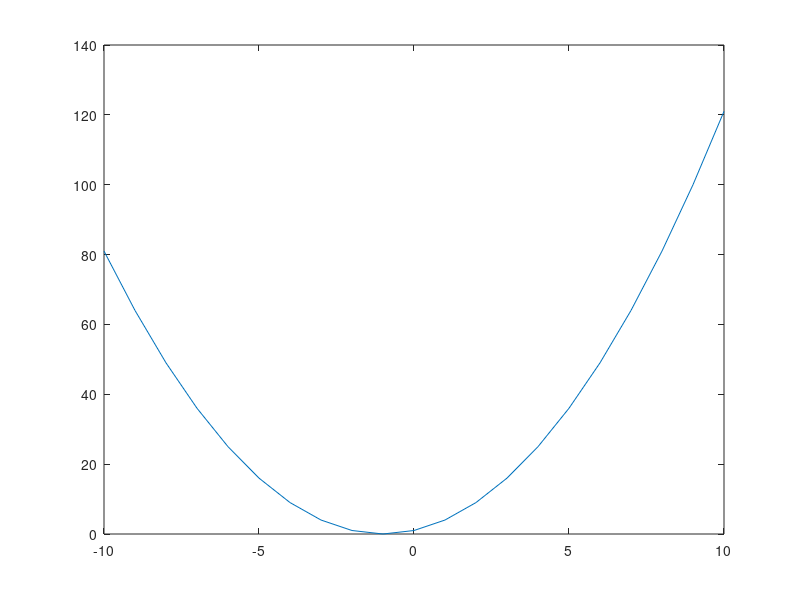

Reproduce this figure in MATLAB.
function Dikhotomia
D(-10,10,0.0001)
x=-10:1:10;
y=f(x);
figure(1)
plot(x,y)
function y=f(x)
y=(x+1).^2;
end
function y=D(a,b,eps)
if (round(abs(b-a)*10000)/10000>eps)
    while(round(abs(b-a)*10000)/10000>eps)
        t=0.5*(a+b-eps);
        z=0.5*(a+b+eps);
        ft=f(t);
        fz=f(z);
        if(ft<=fz)
            b=z;
        else
            a=t;
        x=0.5*(a+b);
        end
    end
else
    x=0.5*(a+b);
end
y=x;
end
end